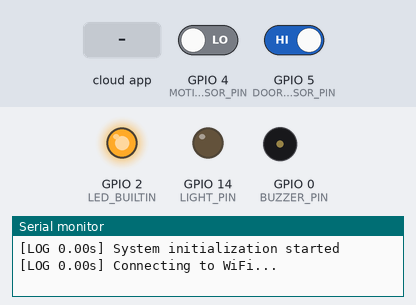
Bench run of a sketch on a simulated ESP8266 (NodeMCU). Parts: output pins drawn as LEDs (lit = HIGH, except the on-board LED, lit = LOW), buzzer (waves = sounding, pin HIGH), the last lines printed to the serial monitor. The test bench sets the inputs (shaded band); at power-on: GPIO 5 (DOOR_SENSOR_PIN) HIGH, GPIO 4 (MOTION_SENSOR_PIN) LOW. WiFi joins after 1.5 s; servers stay silent unless stated; the Firebase database answers and starts empty.

Above: at 0.1 s.
At 7.0 s:
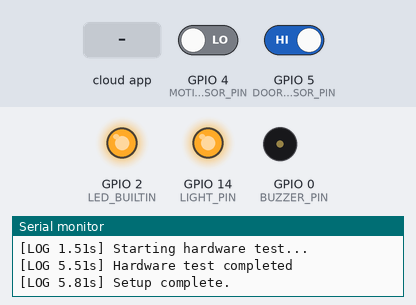
7.1 s: GPIO 5 (DOOR_SENSOR_PIN) driven LOW
8.7 s: the phone or cloud app sets system to alarmArmed
10.2 s: the phone or cloud app sets system to lightStatus
11.7 s: the phone or cloud app sets system to ON
13.2 s: GPIO 5 (DOOR_SENSOR_PIN) driven HIGH
Timing chart, 0 to 15.9 s (numbered marks = the images above; inputs shaded):
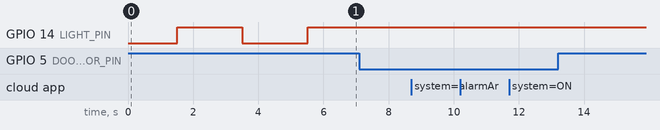

The sketch:

onlinemodule.ino
```cpp
#include <ESP8266WiFi.h>
#include <FirebaseESP8266.h>
#include <addons/TokenHelper.h>

// Configuration
#define WIFI_SSID "Juthi"
#define WIFI_PASSWORD "j12345678"
#define FIREBASE_API_KEY "AIzaSyAtnhx17OGQPTtEebmnmAgNkgiIi55d9vc"
#define FIREBASE_DATABASE_URL "smarthomesecurity-bd058-default-rtdb.firebaseio.com"
#define USER_EMAIL "smarthome@solvepanda.com"
#define USER_PASSWORD "12345678"

// Hardware Pins
#define DOOR_SENSOR_PIN     5   // GPIO5 (D1)
#define MOTION_SENSOR_PIN   4   // GPIO4 (D2)
#define BUZZER_PIN          0   // GPIO0 (D3)
#define LIGHT_PIN           14  // GPIO14 = D5

FirebaseData fbdo;
FirebaseAuth auth;
FirebaseConfig config;

bool lastDoorState = false;
bool lastMotionState = false;
bool alertArmed = false;
bool lightState = false;
unsigned long lastDebounce = 0;
const unsigned long debounceDelay = 2000;

void logEvent(String message) {
  String timestamp = String(millis() / 1000.0, 2);
  Serial.println("[LOG " + timestamp + "s] " + message);
}

void hardwareTest() {
  logEvent("Starting hardware test...");
  digitalWrite(LIGHT_PIN, HIGH);
  delay(2000);
  digitalWrite(LIGHT_PIN, LOW);
  delay(2000);
  digitalWrite(LIGHT_PIN, lightState ? LOW : HIGH);  // ✅ LOW = ON, HIGH = OFF
  logEvent("Hardware test completed");
}

// Firebase Stream callbacks
void onStream(StreamData data) {
  String key = data.dataPath().substring(1);
  String value = data.stringData();
  logEvent("Stream update | Key: " + key + " | Value: " + value);

  if (key == "alarmArmed") {
    alertArmed = data.boolData();
    logEvent("Alarm state: " + String(alertArmed ? "ARMED" : "DISARMED"));
  }
  else if (key == "lightStatus") {
    lightState = (value == "ON");
    digitalWrite(LIGHT_PIN, lightState ? LOW : HIGH);
    bool actualState = digitalRead(LIGHT_PIN);
    logEvent("Light command | Target: " + String(lightState ? "ON" : "OFF") +
             " | Actual: " + String(actualState ? "ON" : "OFF"));
    if (actualState != lightState) {
      logEvent("State mismatch! Correcting...");
      digitalWrite(LIGHT_PIN, lightState ? LOW : HIGH);
    }
  }
}

void onTimeout(bool timeout) {
  if (timeout) logEvent("Stream timeout occurred");
}

void setup() {
  Serial.begin(115200);
  logEvent("System initialization started");

  pinMode(DOOR_SENSOR_PIN, INPUT_PULLUP);
  pinMode(MOTION_SENSOR_PIN, INPUT);
  pinMode(BUZZER_PIN, OUTPUT);
  pinMode(LIGHT_PIN, OUTPUT);
  pinMode(LED_BUILTIN, OUTPUT);
  digitalWrite(BUZZER_PIN, LOW);
  digitalWrite(LIGHT_PIN, LOW);

  WiFi.begin(WIFI_SSID, WIFI_PASSWORD);
  WiFi.setAutoReconnect(true);
  logEvent("Connecting to WiFi...");
  unsigned long wifiStart = millis();
  while (WiFi.status() != WL_CONNECTED) {
    delay(500);
    if (millis() - wifiStart > 30000) {
      logEvent("WiFi connection timeout. Restarting...");
      ESP.restart();
    }
  }
  logEvent("WiFi connected. IP: " + WiFi.localIP().toString());

  config.api_key = FIREBASE_API_KEY;
  config.database_url = FIREBASE_DATABASE_URL;
  auth.user.email = USER_EMAIL;
  auth.user.password = USER_PASSWORD;
  config.token_status_callback = tokenStatusCallback;

  fbdo.setBSSLBufferSize(2048, 512);
  Firebase.begin(&config, &auth);
  Firebase.reconnectWiFi(true);
  logEvent("Firebase initialized");

  unsigned long authStart = millis();
  while (!Firebase.ready()) {
    delay(500);
    if (millis() - authStart > 30000) {
      logEvent("Firebase authentication timeout!");
      ESP.restart();
    }
  }
  logEvent("Authentication successful. UID: " + String(auth.token.uid.c_str()));

  hardwareTest();

  // Initial sync
  if (Firebase.getString(fbdo, "/system/lightStatus")) {
    lightState = fbdo.stringData() == "ON";
    digitalWrite(LIGHT_PIN, lightState ? LOW : HIGH);
  } else {
    logEvent("Light status fetch failed. Setting default OFF.");
    Firebase.setString(fbdo, "/system/lightStatus", "OFF");
    lightState = false;
    digitalWrite(LIGHT_PIN, LOW);
  }

  if (!Firebase.beginStream(fbdo, "/system")) {
    logEvent("Stream setup failed: " + fbdo.errorReason());
  }
  Firebase.setStreamCallback(fbdo, onStream, onTimeout);

  logEvent("Setup complete.");
}

void loop() {
  digitalWrite(LED_BUILTIN, Firebase.ready() ? LOW : HIGH);

  // Door state monitoring
  bool currentDoor = !digitalRead(DOOR_SENSOR_PIN);  // Pullup logic
  if (currentDoor != lastDoorState && (millis() - lastDebounce) > debounceDelay) {
    lastDebounce = millis();
    lastDoorState = currentDoor;
    String doorStatus = currentDoor ? "OPEN" : "CLOSED";
    if (Firebase.setString(fbdo, "/sensors/door", doorStatus)) {
      logEvent("Door state updated: " + doorStatus);
    } else {
      logEvent("Door update failed: " + fbdo.errorReason());
    }
  }

  // Motion detection logic
  bool currentMotion = digitalRead(MOTION_SENSOR_PIN);
  if (alertArmed && currentMotion && !lastMotionState) {
    logEvent("⚠️ Thief detected (motion + alarm armed)");
    digitalWrite(BUZZER_PIN, HIGH);
    if (Firebase.setBool(fbdo, "/alerts/motion", true)) {
      logEvent("Motion alert sent to Firebase");
    } else {
      logEvent("Motion alert failed: " + fbdo.errorReason());
    }
    delay(3000);  // Buzzer delay
    digitalWrite(BUZZER_PIN, LOW);
    Firebase.setBool(fbdo, "/alerts/motion", false);
    logEvent("Buzzer turned off and alert reset");
  }
  lastMotionState = currentMotion;

  // Auto reconnect check
  static unsigned long lastCheck = 0;
  if (millis() - lastCheck > 5000) {
    lastCheck = millis();
    if (!Firebase.ready()) {
      logEvent("Firebase not ready. Reconnecting...");
      Firebase.begin(&config, &auth);
    }
    if (WiFi.status() != WL_CONNECTED) {
      logEvent("WiFi disconnected. Reconnecting...");
      WiFi.begin(WIFI_SSID, WIFI_PASSWORD);
    }
  }

  delay(100);
}
```
